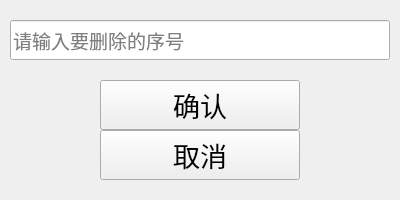
<?xml version="1.0" encoding="UTF-8"?>
<ui version="4.0">
 <class>DelWidget</class>
 <widget class="QWidget" name="DelWidget">
  <property name="geometry">
   <rect>
    <x>0</x>
    <y>0</y>
    <width>400</width>
    <height>200</height>
   </rect>
  </property>
  <property name="windowTitle">
   <string>Form</string>
  </property>
  <widget class="QPushButton" name="pushButton">
   <property name="geometry">
    <rect>
     <x>100</x>
     <y>80</y>
     <width>200</width>
     <height>50</height>
    </rect>
   </property>
   <property name="font">
    <font>
     <pointsize>20</pointsize>
    </font>
   </property>
   <property name="text">
    <string>确认</string>
   </property>
  </widget>
  <widget class="QPushButton" name="pushButton_2">
   <property name="geometry">
    <rect>
     <x>100</x>
     <y>130</y>
     <width>200</width>
     <height>50</height>
    </rect>
   </property>
   <property name="font">
    <font>
     <pointsize>20</pointsize>
    </font>
   </property>
   <property name="text">
    <string>取消</string>
   </property>
  </widget>
  <widget class="QLineEdit" name="lineEdit">
   <property name="geometry">
    <rect>
     <x>10</x>
     <y>20</y>
     <width>380</width>
     <height>40</height>
    </rect>
   </property>
   <property name="font">
    <font>
     <pointsize>14</pointsize>
    </font>
   </property>
   <property name="placeholderText">
    <string>请输入要删除的序号</string>
   </property>
  </widget>
 </widget>
 <resources/>
 <connections/>
</ui>
